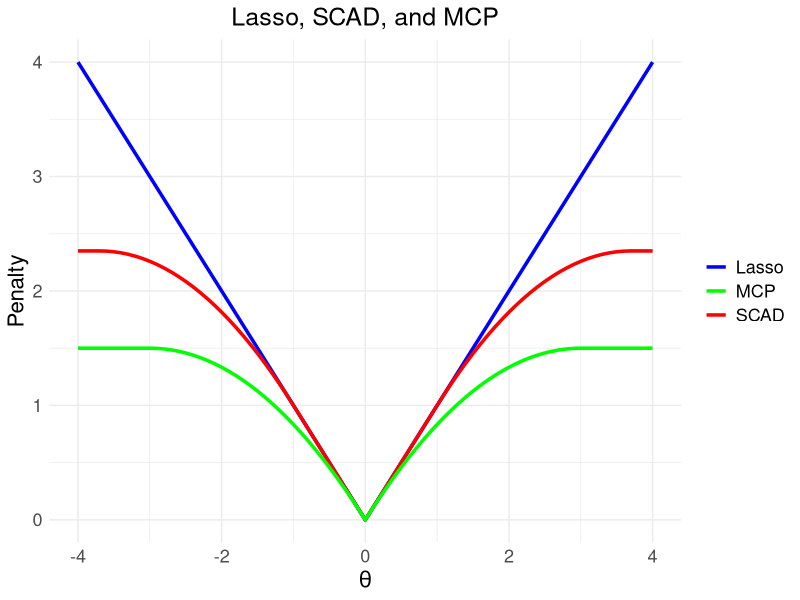

Reproduce this figure in R.
library(ggplot2)

# Set the regularization parameters for demonstration
lambda <- 1
a <- 3.7  # For SCAD, typically > 2
gamma <- 3  # For MCP

# Lasso Penalty Function
lasso_penalty <- function(theta) {
  lambda * abs(theta)
}

# SCAD Penalty Function
scad_penalty <- function(theta) {
  ifelse(abs(theta) <= lambda, 
         lambda * abs(theta), 
         ifelse(abs(theta) <= a * lambda, 
                (-theta^2 + 2 * a * lambda * abs(theta) - lambda^2) / (2 * (a - 1)), 
                (a + 1) * lambda^2 / 2))
}

# MCP Penalty Function
mcp_penalty <- function(theta) {
  ifelse(abs(theta) <= gamma * lambda, 
         lambda * abs(theta) - theta^2 / (2 * gamma), 
         0.5 * gamma * lambda^2)
}

# Create a sequence of theta values
theta_vals <- seq(-4, 4, by = 0.1)

# Create a data frame for plotting
penalties <- data.frame(
  theta = theta_vals,
  Lasso = sapply(theta_vals, lasso_penalty),
  SCAD = sapply(theta_vals, scad_penalty),
  MCP = sapply(theta_vals, mcp_penalty)
)

# Plot using ggplot2
ggplot(penalties, aes(x = theta)) + 
  geom_line(aes(y = Lasso, color = "Lasso"), linewidth=1.2) +
  geom_line(aes(y = SCAD, color = "SCAD"), linewidth=1.2) +
  geom_line(aes(y = MCP, color = "MCP"), linewidth=1.2) +
  labs(title = "Lasso, SCAD, and MCP",
       x = expression(theta),
       y = "Penalty") +
  theme_minimal() +
  theme(
    plot.title = element_text(hjust = 0.5, size = 18),
    axis.title = element_text(size = 16),
    axis.text = element_text(size = 13),
    legend.title = element_blank(),
    legend.text = element_text(size=13)
  ) +
  scale_color_manual(values = c("Lasso" = "blue", "SCAD" = "red", "MCP" = "green"))
